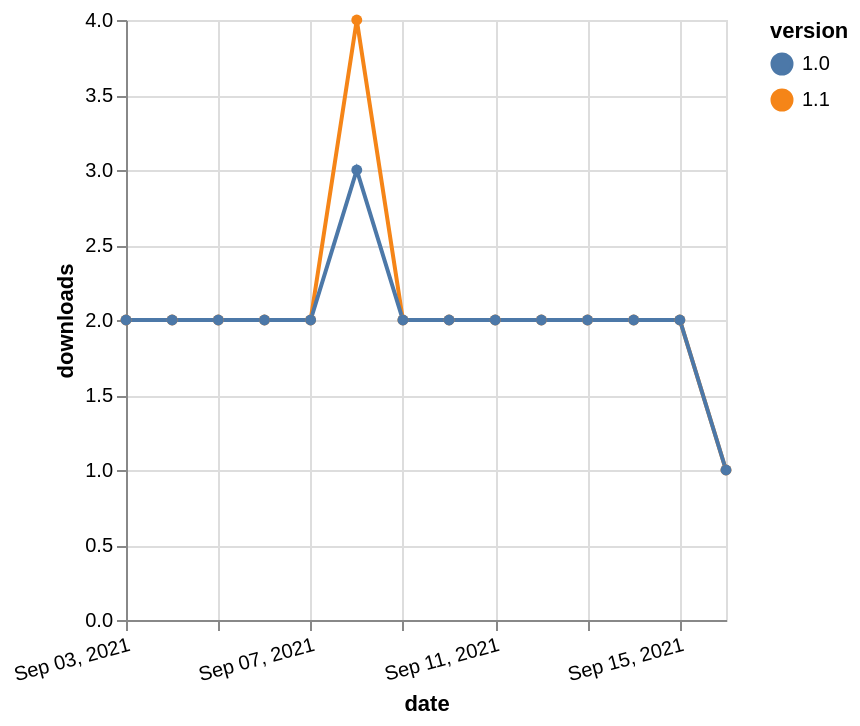

Describe this chart as a Vega-Lite specification.
### Vega-Lite specification from a JSON file in a GitHub repository (floating-point values rounded to 4 significant figures)
{"$schema": "https://vega.github.io/schema/vega-lite/v5.json", "description": "A simple bar chart with embedded data.", "data": {"values": [{"date": "2021-09-03", "total": 961, "delta": 2, "version": "1.1"}, {"date": "2021-09-04", "total": 963, "delta": 2, "version": "1.1"}, {"date": "2021-09-05", "total": 965, "delta": 2, "version": "1.1"}, {"date": "2021-09-06", "total": 967, "delta": 2, "version": "1.1"}, {"date": "2021-09-07", "total": 969, "delta": 2, "version": "1.1"}, {"date": "2021-09-08", "total": 973, "delta": 4, "version": "1.1"}, {"date": "2021-09-09", "total": 975, "delta": 2, "version": "1.1"}, {"date": "2021-09-10", "total": 977, "delta": 2, "version": "1.1"}, {"date": "2021-09-11", "total": 979, "delta": 2, "version": "1.1"}, {"date": "2021-09-12", "total": 981, "delta": 2, "version": "1.1"}, {"date": "2021-09-13", "total": 983, "delta": 2, "version": "1.1"}, {"date": "2021-09-14", "total": 985, "delta": 2, "version": "1.1"}, {"date": "2021-09-15", "total": 987, "delta": 2, "version": "1.1"}, {"date": "2021-09-16", "total": 988, "delta": 1, "version": "1.1"}, {"date": "2021-09-03", "total": 1568, "delta": 2, "version": "1.0"}, {"date": "2021-09-04", "total": 1570, "delta": 2, "version": "1.0"}, {"date": "2021-09-05", "total": 1572, "delta": 2, "version": "1.0"}, {"date": "2021-09-06", "total": 1574, "delta": 2, "version": "1.0"}, {"date": "2021-09-07", "total": 1576, "delta": 2, "version": "1.0"}, {"date": "2021-09-08", "total": 1579, "delta": 3, "version": "1.0"}, {"date": "2021-09-09", "total": 1581, "delta": 2, "version": "1.0"}, {"date": "2021-09-10", "total": 1583, "delta": 2, "version": "1.0"}, {"date": "2021-09-11", "total": 1585, "delta": 2, "version": "1.0"}, {"date": "2021-09-12", "total": 1587, "delta": 2, "version": "1.0"}, {"date": "2021-09-13", "total": 1589, "delta": 2, "version": "1.0"}, {"date": "2021-09-14", "total": 1591, "delta": 2, "version": "1.0"}, {"date": "2021-09-15", "total": 1593, "delta": 2, "version": "1.0"}, {"date": "2021-09-16", "total": 1594, "delta": 1, "version": "1.0"}]}, "width": "container", "mark": {"type": "line", "point": {"filled": true}}, "encoding": {"x": {"field": "date", "type": "temporal", "timeUnit": "yearmonthdate", "title": "date", "axis": {"labelAngle": -15}}, "y": {"field": "delta", "type": "quantitative", "title": "downloads"}, "color": {"field": "version", "type": "nominal"}, "tooltip": {"field": "delta"}}}
